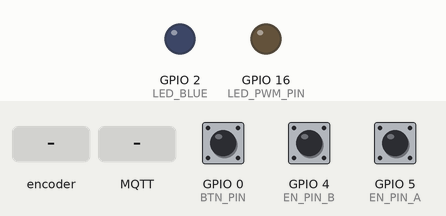
Recording of a sketch running on a simulated ESP8266 (NodeMCU). Parts: output pins drawn as LEDs (lit = HIGH). Inputs (shaded band) come from the test bench; at power-on: GPIO 0 (BTN_PIN) HIGH, GPIO 4 (EN_PIN_B) HIGH, GPIO 5 (EN_PIN_A) HIGH. WiFi joins after 1.5 s; servers stay silent unless stated; no MQTT or app messages arrive unless stated; not simulated (calls return 0 or success): secrets.h; names the files do not define were given values by the test bench: MQTTPORT = 1883; what the sketch prints to the serial monitor is not drawn.

Above: at 2.8 s.
2.9 s: GPIO 0 (BTN_PIN) pulled LOW for 0.15 s
At 3.5 s:
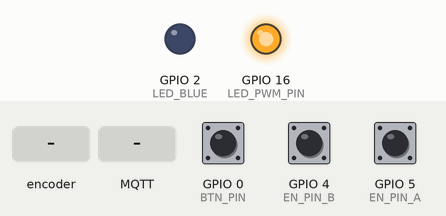
4.5 s: rotary encoder on GPIO 5 (EN_PIN_A) / GPIO 4 (EN_PIN_B) turned 3 steps (first pin leading)
At 4.8 s:
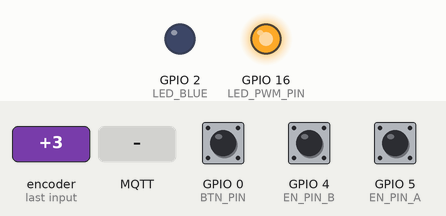
6.6 s: MQTT message "OFF" arrives on the first subscribed topic
At 7.8 s:
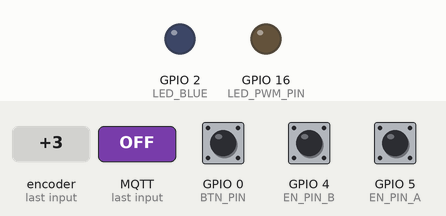
8.1 s: GPIO 0 (BTN_PIN) pulled LOW for 1 s
At 8.9 s:
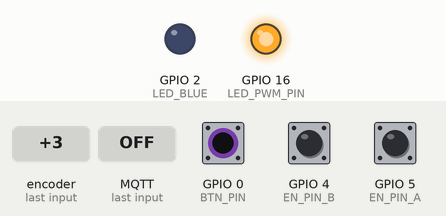
10.6 s: GPIO 0 (BTN_PIN) pulled LOW for 3.2 s
At 12.0 s:
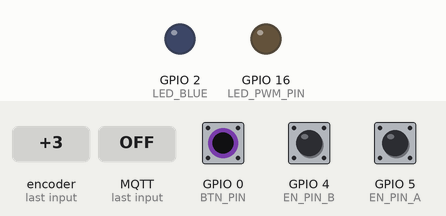
15.3 s: rotary encoder on GPIO 5 (EN_PIN_A) / GPIO 4 (EN_PIN_B) turned 2 steps (second pin leading)
At 15.6 s:
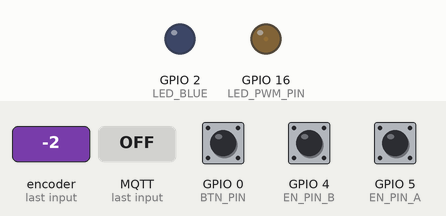
Timing chart, 0 to 18.2 s (numbered marks = the images above; inputs shaded):
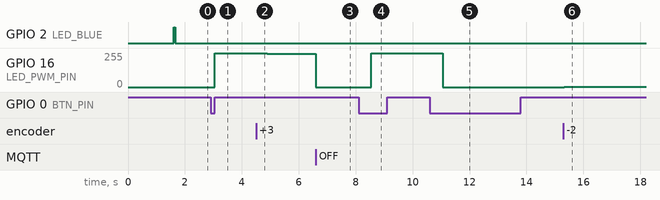

Measured:
- after the input at 2.9 s, GPIO 16 (LED_PWM_PIN): 0/255 → 255/255 after 0.15 s
- after the input at 4.5 s, GPIO 16 (LED_PWM_PIN): 255/255 → 254/255 at once, → 252/255 0.20 s later, → 249/255 0.20 s later
- after the input at 6.6 s, GPIO 16 (LED_PWM_PIN): 249/255 → 0/255 at once
- after the input at 8.1 s, GPIO 16 (LED_PWM_PIN): 0/255 → 255/255 after 0.45 s
- after the input at 10.6 s, GPIO 16 (LED_PWM_PIN): 255/255 → 0/255 after 0.45 s
- after the input at 15.3 s, GPIO 16 (LED_PWM_PIN): 0/255 → 2/255 at once

The sketch:

led_pwm_dimmer_esp_hedi.ino
```cpp
/*
  <========Arduino Sketch for Adafruit Huzzah ESP8266=========>
  Used as a 'smart' LED PWM dimmer for 12V leds
  Interfaces: encoder with button function, connected to pins 0 (button, 5 and 4 (encoder) and WiFi connection to MQTT
  Output 16 is the PWM signal for the Power MOSFET (IRF540)
  Output 2 is the blue LED on the huzzah board, to signal connection to the Wifi network
  Input 0 is the button, connected to the encoder button; it is also connected to the red led on the huzzah board.
  The button has multiple functions:
  - Short press (< 450ms) toggles light between last brightness and off
  - Long press either saves last brightness (when the led was on) and turns it off or sets brightness to 100% (when the led was off)
  The dimmer uses MQTT to listen for commands:
  topic_in for incoming commands (OFF, ON or brightness)
  topic_out for state (ON, OFF) and startup state
  topic_out_brightness for brightness value (0..MAXRANGE)

*/
#include <ESP8266WiFi.h>
#include "secrets.h"
#include "PubSubClient.h"

#define MAXRANGE 1023  // max pwm value
#define STEP1 40
#define STEP2 80
#define STEP3 120

const char* ssid = SECRET_SSID;
const char* password = SECRET_PASS;

// Client ID for MQTT
#define CLIENT_ID "domus_dimmer_huiskamer"

String hostname = CLIENT_ID;

bool debug = true;

// Vul hier de MQTT topic in waar deze arduino naar luistert
const char* topic_in = "domus/huiskamer/in";

// Vul hier de uitgaande MQTT topics in
const char* topic_out = "domus/huiskamer/uit";
const char* topic_out_brightness = "domus/huiskamer/uit/brightness";

char messageBuffer[100];
char topicBuffer[100];
String ip = "";

WiFiClient espClient;
PubSubClient mqttClient;

void ShowDebug(String tekst) {
  if (debug) {
    Serial.println(tekst);
  }
}

// For ESP8266
#define LED_BLUE 2  // pin for blue led: LOW is on
#define LED_PWM_PIN 16

#define EN_PIN_A 5
#define EN_PIN_B 4
#define BTN_PIN 0  // pin for red led and button: LOW is on

unsigned char encoder_A;
unsigned char encoder_B;
unsigned char last_encoder_A;
unsigned char last_encoder_B;
int led_power = 0;
int last_led_power = MAXRANGE;
int power_step = 1;
long loop_time;

// Button parameters
int NumberOfButtons = 1;
int ButtonPins[] = { BTN_PIN };
static byte lastButtonStates[] = { 0 };
long lastActivityTimes[] = { 0 };
long LongPressActive[] = { 0 };
#define DEBOUNCE_DELAY 100
#define LONGPRESS_TIME 450

void reconnect() {
  // Loop until we're reconnected
  while (!mqttClient.connected()) {
    digitalWrite(LED_BLUE, HIGH);  // Blue led off: no connection yet..
    ShowDebug("Attempting MQTT connection...");
    // Attempt to connect
    if (mqttClient.connect(CLIENT_ID)) {
      ShowDebug("connected");
      digitalWrite(LED_BLUE, LOW);  // Blue led on: connected to MQTT
      // Once connected, publish an announcement...
      mqttClient.publish(topic_out, ip.c_str());
      mqttClient.publish(topic_out, "ESP8266 connected");
      // ... and resubscribe
      mqttClient.subscribe(topic_in);
    } else {
      ShowDebug("failed, rc=" + String(mqttClient.state()));
      ShowDebug(" try again in 5 seconds");
      // Wait 5 seconds before retrying
      delay(5000);
    }
  }
}

void report_state() {
  String messageString;
  ShowDebug("LED Power: " + String(led_power));
  if (led_power == 0) {
    messageString = "OFF";
    messageString.toCharArray(messageBuffer, messageString.length() + 1);
    mqttClient.publish(topic_out, messageBuffer);
  } else {
    messageString = "ON";
    messageString.toCharArray(messageBuffer, messageString.length() + 1);
    mqttClient.publish(topic_out, messageBuffer);
    messageString = String(led_power);
    messageString.toCharArray(messageBuffer, messageString.length() + 1);
    mqttClient.publish(topic_out_brightness, messageBuffer);
  }
}

void callback(char* topic, byte* payload, unsigned int length) {
  char msgBuffer[20];
  // I am only using one ascii character as command, so do not need to take an entire word as payload
  // However, if you want to send full word commands, uncomment the next line and use for string comparison
  payload[length] = '\0';                      // terminate string with 0
  String strPayload = String((char*)payload);  // convert to string

  ShowDebug(strPayload);
  ShowDebug("Message arrived");
  ShowDebug(topic);
  ShowDebug(strPayload);

  if (strPayload == "OFF") {
    last_led_power = led_power;
    led_power = 0;
    analogWrite(LED_PWM_PIN, led_power);
    report_state();
  } else if (strPayload == "ON") {
    led_power = last_led_power;
    analogWrite(LED_PWM_PIN, led_power);
    report_state();
  } else if (strPayload == "STAT") {
    report_state();
  } else if (strPayload == "IP") {
    // 'Show IP' commando
    mqttClient.publish(topic_out, ip.c_str());        // publish IP nr
    mqttClient.publish(topic_out, hostname.c_str());  // publish hostname
  } else {
    if ((strPayload.substring(0).toInt() == 0) and (strPayload != "0")) {
      mqttClient.publish(topic_out, "Unknown Command");  // unknown command
    } else {
      led_power = strPayload.substring(0).toInt();
      if (led_power > MAXRANGE) {
        led_power = MAXRANGE;
      }
      analogWrite(LED_PWM_PIN, led_power);
      report_state();
    }
  }
}

void processButtonDigital(int buttonId)  // routine to check for short or long press, and act accordingly
{
  int sensorReading = digitalRead(ButtonPins[buttonId]);
  if (sensorReading == LOW)  // Input pulled low to GND. Button pressed.
  {
    if (lastButtonStates[buttonId] == LOW)  // The button was previously un-pressed
    {
      if ((millis() - lastActivityTimes[buttonId]) > DEBOUNCE_DELAY)  // Proceed if we haven't seen a recent event on this button
      {
        lastActivityTimes[buttonId] = millis();
      }
    } else if ((millis() - lastActivityTimes[buttonId] > LONGPRESS_TIME) && (!LongPressActive[buttonId]))  // Button long press action
    {
      LongPressActive[buttonId] = true;
      ShowDebug("Button" + String(buttonId) + " long pressed");
      if (led_power == 0) {  // If light is off, set brightness to max
        led_power = MAXRANGE;
        Serial.println("L: " + String(led_power));
      } else {  // if light is on, save brightness and turn light off
        last_led_power = led_power;
        led_power = 0;
        Serial.println("L: " + String(led_power));
      }
      analogWrite(LED_PWM_PIN, led_power);
      report_state();
    }
    lastButtonStates[buttonId] = HIGH;
  } else {
    if (lastButtonStates[buttonId] == HIGH) {
      if (LongPressActive[buttonId]) {
        LongPressActive[buttonId] = false;
      } else {
        if ((millis() - lastActivityTimes[buttonId]) > DEBOUNCE_DELAY)  // Button short press action
        {
          ShowDebug("Button" + String(buttonId) + " pressed");
          if (led_power == 0) {  // If light is off, set brightness to last saved value
            led_power = last_led_power;
            Serial.println("L: " + String(led_power));
          } else {  // if light is on, turn it off (and don't save brightness)
            led_power = 0;
            Serial.println("L: " + String(led_power));
          }
          analogWrite(LED_PWM_PIN, led_power);  // make it so
          report_state();                       // and report it back to MQTT
        }
      }
      lastButtonStates[buttonId] = LOW;
    }
  }
}

void setup() {

  // set up PWM range

  analogWriteRange(MAXRANGE);

  // set up serial comms

  Serial.begin(115200);

  // wait a bit

  delay(100);

  // and send some output

  ShowDebug("Domus LED PWM dimmer START");
  ShowDebug("Connecting to ");
  ShowDebug(ssid);

  // Set gpio pins

  pinMode(LED_BLUE, OUTPUT);
  pinMode(EN_PIN_A, INPUT_PULLUP);
  pinMode(EN_PIN_B, INPUT_PULLUP);
  pinMode(BTN_PIN, INPUT_PULLUP);

  // Set brightness to 0

  analogWrite(LED_PWM_PIN, 0);

  // Connect to Wifi

  WiFi.begin(ssid, password);
  while (WiFi.status() != WL_CONNECTED) {
    delay(500);
    Serial.print(".");
  }

  //convert ip Array into String

  ip = String(WiFi.localIP()[0]);
  ip = ip + ".";
  ip = ip + String(WiFi.localIP()[1]);
  ip = ip + ".";
  ip = ip + String(WiFi.localIP()[2]);
  ip = ip + ".";
  ip = ip + String(WiFi.localIP()[3]);

  //  ShowDebug("WiFi connected");
  //  ShowDebug("IP address: " + String(WiFi.localIP()));
  //  ShowDebug("Netmask: " + String(WiFi.subnetMask()));
  //  ShowDebug("Gateway: " + String(WiFi.gatewayIP()));

  // setup mqtt client

  mqttClient.setClient(espClient);
  mqttClient.setServer(MQTTSERVER, MQTTPORT);  // or local broker
  ShowDebug(F("MQTT client configured"));
  mqttClient.setCallback(callback);

  // and enable blue led to show connected status

  digitalWrite(LED_BLUE, LOW);
}

void loop() {
  if (!mqttClient.connected()) {  // check MQTT connection status and reconnect if connection lost
    ShowDebug("Not Connected!");
    reconnect();
  }
  long current_time = millis();          // millis() - Returns the number of milliseconds since the Arduino board began running the current program.
  processButtonDigital(0);               // check if the pushbutton is pressed
  if (current_time - loop_time >= 5) {   // check every 5 ms for encoder rotation
    encoder_A = digitalRead(EN_PIN_A);   // Read encoder pin A
    encoder_B = digitalRead(EN_PIN_B);   // Read encoder pin B
    if (!encoder_A && last_encoder_A) {  // if encoder has moved CCW, lower led brightness
      if (encoder_B) {
        Serial.println("L: " + String(led_power));
        led_power = led_power - power_step;
      } else {  // if encoder has moved CW, inrease led brightness
        Serial.println("R: " + String(led_power));
        led_power = led_power + power_step;
      }
      if (led_power < 0) led_power = 0;  // keep led power within range
      if (led_power >= MAXRANGE) led_power = MAXRANGE;
      if (led_power >= 0 && led_power <= STEP1) {  // use different steps for different values
        power_step = 1;
      } else if (led_power > STEP1 && led_power <= STEP2) {
        power_step = 2;
      } else if (led_power > STEP2 && led_power <= STEP3) {
        power_step = 5;
      } else if (led_power > STEP3) {
        power_step = 10;
      }
      analogWrite(LED_PWM_PIN, led_power);  // and write to the PWM output
      report_state();                       // report back on the MQTT topic
    }
    last_encoder_A = encoder_A;  // save encoder positions
    last_encoder_B = encoder_B;
    loop_time = current_time;
  }
  mqttClient.loop();
}
```
